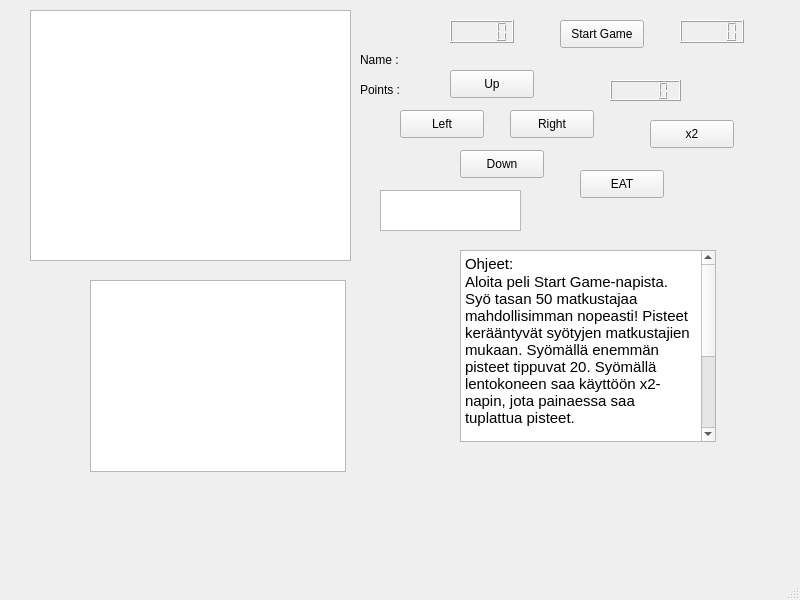
<?xml version="1.0" encoding="UTF-8"?>
<ui version="4.0">
 <class>MainWindow</class>
 <widget class="QMainWindow" name="MainWindow">
  <property name="geometry">
   <rect>
    <x>0</x>
    <y>0</y>
    <width>800</width>
    <height>600</height>
   </rect>
  </property>
  <property name="windowTitle">
   <string>MainWindow</string>
  </property>
  <widget class="QWidget" name="centralwidget">
   <widget class="QGraphicsView" name="gameView">
    <property name="geometry">
     <rect>
      <x>30</x>
      <y>10</y>
      <width>321</width>
      <height>251</height>
     </rect>
    </property>
   </widget>
   <widget class="QLCDNumber" name="busTimeLcdNumber">
    <property name="geometry">
     <rect>
      <x>450</x>
      <y>20</y>
      <width>64</width>
      <height>23</height>
     </rect>
    </property>
   </widget>
   <widget class="QPushButton" name="upPushButton">
    <property name="geometry">
     <rect>
      <x>450</x>
      <y>70</y>
      <width>84</width>
      <height>28</height>
     </rect>
    </property>
    <property name="text">
     <string>Up</string>
    </property>
   </widget>
   <widget class="QPushButton" name="leftPushButton">
    <property name="geometry">
     <rect>
      <x>400</x>
      <y>110</y>
      <width>84</width>
      <height>28</height>
     </rect>
    </property>
    <property name="text">
     <string>Left</string>
    </property>
   </widget>
   <widget class="QPushButton" name="rightPushButton">
    <property name="geometry">
     <rect>
      <x>510</x>
      <y>110</y>
      <width>84</width>
      <height>28</height>
     </rect>
    </property>
    <property name="text">
     <string>Right</string>
    </property>
   </widget>
   <widget class="QPushButton" name="downPushButton">
    <property name="geometry">
     <rect>
      <x>460</x>
      <y>150</y>
      <width>84</width>
      <height>28</height>
     </rect>
    </property>
    <property name="text">
     <string>Down</string>
    </property>
   </widget>
   <widget class="QPushButton" name="startPushButton">
    <property name="geometry">
     <rect>
      <x>560</x>
      <y>20</y>
      <width>84</width>
      <height>28</height>
     </rect>
    </property>
    <property name="text">
     <string>Start Game</string>
    </property>
   </widget>
   <widget class="QTextBrowser" name="nameTextBrowser">
    <property name="geometry">
     <rect>
      <x>380</x>
      <y>190</y>
      <width>141</width>
      <height>41</height>
     </rect>
    </property>
   </widget>
   <widget class="QTextBrowser" name="infoTextBrowser">
    <property name="geometry">
     <rect>
      <x>460</x>
      <y>250</y>
      <width>256</width>
      <height>192</height>
     </rect>
    </property>
    <property name="html">
     <string>&lt;!DOCTYPE HTML PUBLIC &quot;-//W3C//DTD HTML 4.0//EN&quot; &quot;http://www.w3.org/TR/REC-html40/strict.dtd&quot;&gt;
&lt;html&gt;&lt;head&gt;&lt;meta name=&quot;qrichtext&quot; content=&quot;1&quot; /&gt;&lt;style type=&quot;text/css&quot;&gt;
p, li { white-space: pre-wrap; }
&lt;/style&gt;&lt;/head&gt;&lt;body style=&quot; font-family:'Cantarell'; font-size:11pt; font-weight:400; font-style:normal;&quot;&gt;
&lt;p style=&quot; margin-top:0px; margin-bottom:0px; margin-left:0px; margin-right:0px; -qt-block-indent:0; text-indent:0px;&quot;&gt;Ohjeet:&lt;/p&gt;
&lt;p style=&quot; margin-top:0px; margin-bottom:0px; margin-left:0px; margin-right:0px; -qt-block-indent:0; text-indent:0px;&quot;&gt;Aloita peli Start Game-napista. Syö tasan 50 matkustajaa mahdollisimman nopeasti! Pisteet kerääntyvät syötyjen matkustajien mukaan. Syömällä enemmän pisteet tippuvat 20. Syömällä lentokoneen saa käyttöön x2-napin, jota painaessa saa tuplattua pisteet.&lt;/p&gt;
&lt;p style=&quot;-qt-paragraph-type:empty; margin-top:0px; margin-bottom:0px; margin-left:0px; margin-right:0px; -qt-block-indent:0; text-indent:0px;&quot;&gt;&lt;br /&gt;&lt;/p&gt;
&lt;p style=&quot; margin-top:0px; margin-bottom:0px; margin-left:0px; margin-right:0px; -qt-block-indent:0; text-indent:0px;&quot;&gt;Pelihahmoa ei voi liikkuttaa pois pelikentältä. Pelihahmoa voi liikuttaa myös kirjaimista W (ylös), S (alas), A (vasen) ja D (oikea). Pelihamo syö myös B-kirjaimesta.&lt;/p&gt;
&lt;p style=&quot;-qt-paragraph-type:empty; margin-top:0px; margin-bottom:0px; margin-left:0px; margin-right:0px; -qt-block-indent:0; text-indent:0px;&quot;&gt;&lt;br /&gt;&lt;/p&gt;
&lt;p style=&quot; margin-top:0px; margin-bottom:0px; margin-left:0px; margin-right:0px; -qt-block-indent:0; text-indent:0px;&quot;&gt;Kattavammat ohjeet löytyvät Other files-&amp;gt;kuvia-&amp;gt;Instructions&lt;/p&gt;&lt;/body&gt;&lt;/html&gt;</string>
    </property>
   </widget>
   <widget class="QLCDNumber" name="pointsLcdNumber">
    <property name="geometry">
     <rect>
      <x>610</x>
      <y>80</y>
      <width>71</width>
      <height>21</height>
     </rect>
    </property>
   </widget>
   <widget class="QLabel" name="nameLabel">
    <property name="geometry">
     <rect>
      <x>360</x>
      <y>50</y>
      <width>111</width>
      <height>20</height>
     </rect>
    </property>
    <property name="text">
     <string>Name :</string>
    </property>
   </widget>
   <widget class="QLabel" name="pointsLabel">
    <property name="geometry">
     <rect>
      <x>360</x>
      <y>80</y>
      <width>63</width>
      <height>20</height>
     </rect>
    </property>
    <property name="text">
     <string>Points :</string>
    </property>
   </widget>
   <widget class="QPushButton" name="eatPushButton">
    <property name="geometry">
     <rect>
      <x>580</x>
      <y>170</y>
      <width>84</width>
      <height>28</height>
     </rect>
    </property>
    <property name="text">
     <string>EAT</string>
    </property>
   </widget>
   <widget class="QTextBrowser" name="topTextBrowser">
    <property name="geometry">
     <rect>
      <x>90</x>
      <y>280</y>
      <width>256</width>
      <height>192</height>
     </rect>
    </property>
   </widget>
   <widget class="QPushButton" name="x2PushButton">
    <property name="geometry">
     <rect>
      <x>650</x>
      <y>120</y>
      <width>84</width>
      <height>28</height>
     </rect>
    </property>
    <property name="text">
     <string>x2</string>
    </property>
   </widget>
   <widget class="QLCDNumber" name="playingTimeLcdNumber">
    <property name="geometry">
     <rect>
      <x>680</x>
      <y>20</y>
      <width>64</width>
      <height>23</height>
     </rect>
    </property>
   </widget>
  </widget>
  <widget class="QMenuBar" name="menubar">
   <property name="geometry">
    <rect>
     <x>0</x>
     <y>0</y>
     <width>800</width>
     <height>25</height>
    </rect>
   </property>
  </widget>
  <widget class="QStatusBar" name="statusbar"/>
 </widget>
 <resources/>
 <connections/>
</ui>
